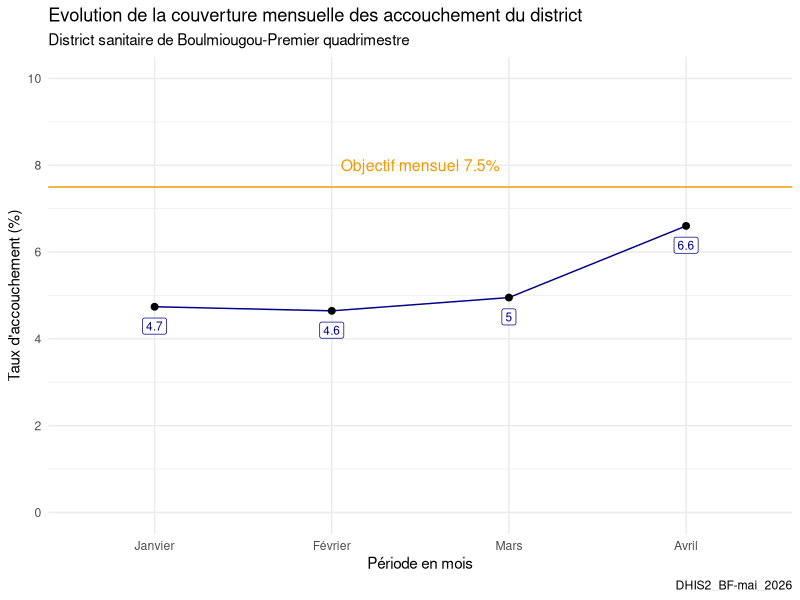
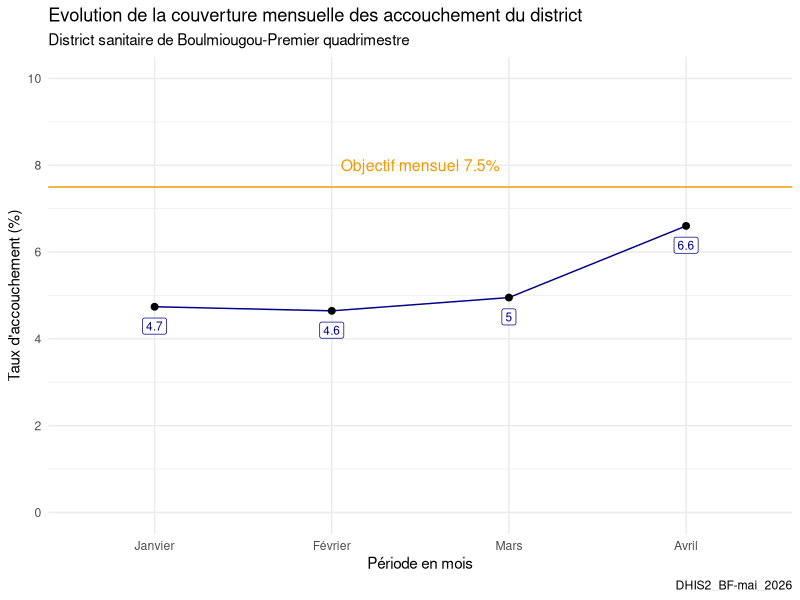

Here is the R script that generated these plots, in order:
# ====================================================================
# Mini-projet fin de mois 2
#Line chart district + FS : évolution mensuelle du taux moyen du district avec
#courbe de référence. Permet de voir si le district rattrape ou décroche mois par mois.# Auteur: HARO Emmanuel
# ====================================================================

#packages necessaires
library(dplyr)
library(tidyr)
library(stringr)
library(readxl)
library(ggplot2)
library(forcats)
library(skimr)
library(scales)

# ---taux moyen du district par mois — une seule valeur par mois, pas par FS.
delivery_mensuel <- read_excel("delivery_q1_2026.xls", skip = 2) |> 
  #---2---transfromer les donner au format long
  filter(organisationunitname != "Dispensaire de Pissy 17") |> 
  pivot_longer(
    cols = !organisationunitname,
    names_to = "mois",
    values_to = "taux_acc",
  ) |> 
  #---3---Nettoyer les données
  rename("fosa" = organisationunitname) |> 
  mutate(
    fosa = str_remove(fosa, "^(CSPS |CMU |CM )"),
    fosa = str_remove(fosa, " Ouagadougou"),
    mois = str_remove(mois, " 2026"),
    fosa = str_to_title(fosa),
    mois = case_match(mois, 
          "January"  ~ "Janvier",
          "February" ~ "Février",
          "March"    ~ "Mars",
          "April"    ~ "Avril")) |> 
  summarise(taux_district = mean(taux_acc, na.rm = TRUE), 
            .by = mois) |> 
  mutate(
    mois =factor(mois, levels = c("Janvier", "Février", "Mars", "Avril"))) |> 
  arrange(mois)

delivery_line <- delivery_mensuel |> 
  ggplot(aes(x = mois, y = taux_district, group = 1))+
  geom_line(color="darkblue")+
  geom_point(size=2)+
  geom_hline(yintercept = 7.5, color = "orange2")+
  theme_minimal()+
  scale_y_continuous(
    breaks = seq(0, 10, by= 2),
    limits = c(0, 10)
  )+
  labs(
    title = "Evolution de la couverture mensuelle des accouchement du district",
    subtitle = "District sanitaire de Boulmiougou-Premier quadrimestre",
    caption = "DHIS2_BF-mai_2026",
    x = "Période en mois",
    y = "Taux d'accouchement (%)"
  )+
  annotate(
    geom = "text",
    label ="Objectif mensuel 7.5%",
    x = 2.5,
    y = 8,
    color = "orange2",
    size = 4
  )+
  geom_label(
    aes(label = round(taux_district, 1)),
    size = 3,
    fill = "white",
    color ="darkblue",
    vjust = 1.7
  )

ggsave(
  filename = "delivery_line.png",
  plot = delivery_line,
  units = "cm",
  height = 10,
  width = 20,
  dpi = 300,
  bg = "white"
)   

delivery_line
